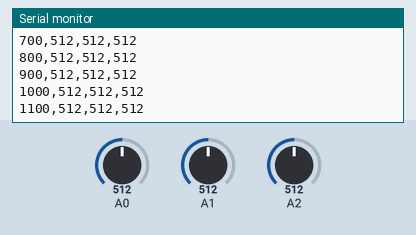
Bench run of a sketch on a simulated Arduino Uno, built with avr-gcc and run on an emulated ATmega328P. Parts: the last lines printed to the serial monitor. The test bench sets the inputs (shaded band); at power-on: A0 = 512, A1 = 512, A2 = 512.

Above: at 1.2 s.
1.3 s: A0 set to 716
At 1.31 s:
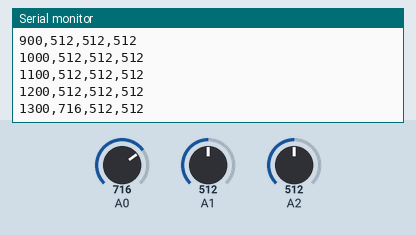
2.8 s: A1 set to 716
At 2.81 s:
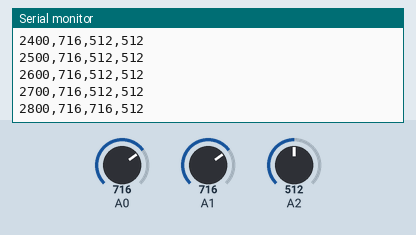
4.3 s: A2 set to 716
At 4.31 s:
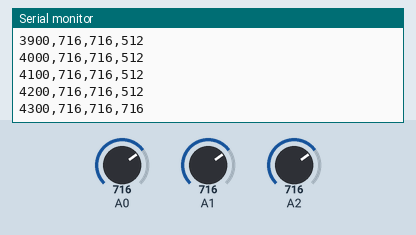
5.8 s: A0 set to 900
At 5.81 s:
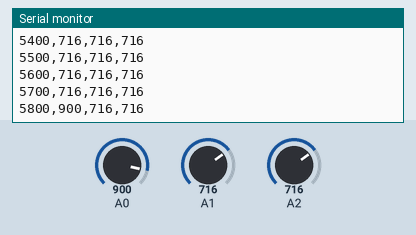
7.3 s: A1 set to 900
At 7.31 s:
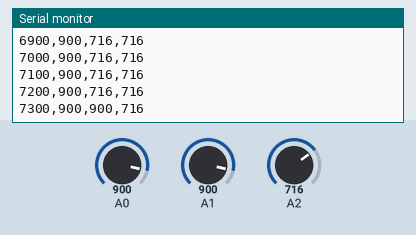
8.8 s: A2 set to 900
At 8.81 s:
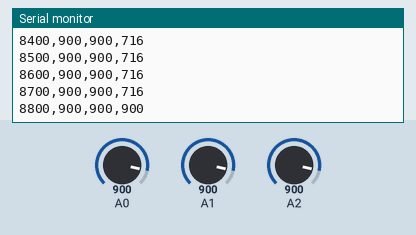
Timing chart, 0 to 11.3 s (numbered marks = the images above; inputs shaded):
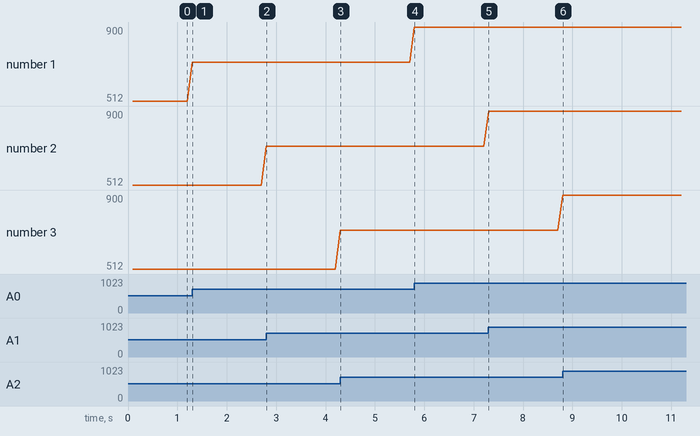

The sketch:

thermistor_stream.ino
```cpp
/*
  thermistor_stream.ino
  Streams tick count + raw analog readings from A0, A1, A2 over Serial as CSV.

  Output format:
  tick_ms,a0,a1,a2
  1234,512,498,501
*/

const unsigned long BAUD_RATE = 115200;
const unsigned long SAMPLE_PERIOD_MS = 100;  // 10 Hz

unsigned long lastSampleMs = 0;

void setup() {
  Serial.begin(BAUD_RATE);
  while (!Serial) {
    ;
  }

  analogReference(DEFAULT); // Uses board Vcc (typically 5V on many Arduino boards)

  Serial.println("tick_ms,a0,a1,a2");
}

void loop() {
  unsigned long now = millis();

  if (now - lastSampleMs >= SAMPLE_PERIOD_MS) {
    lastSampleMs = now;

    int a0 = analogRead(A0);
    int a1 = analogRead(A1);
    int a2 = analogRead(A2);

    Serial.print(now);
    Serial.print(',');
    Serial.print(a0);
    Serial.print(',');
    Serial.print(a1);
    Serial.print(',');
    Serial.println(a2);
  }
}
```

Measured:
- after the input at 1.3 s, the serial monitor: prints a new line at once (image 1)
- after the input at 2.8 s, the serial monitor: prints a new line at once (image 2)
- after the input at 4.3 s, the serial monitor: prints a new line at once (image 3)
- after the input at 5.8 s, the serial monitor: prints a new line at once (image 4)
- after the input at 7.3 s, the serial monitor: prints a new line at once (image 5)
- after the input at 8.8 s, the serial monitor: prints a new line at once (image 6)
- plotted number 1: 512 → 716 after the input at 1.3 s, 716 → 900 after the input at 5.8 s
